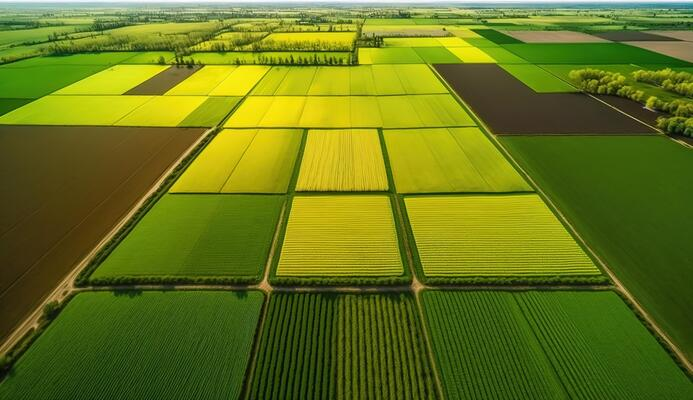
#> input picture parcel.jpeg, 693 x 400 px
$ python color_hist.py
#> lines starting #> are read from the running program, lines starting #| are printed output that depends on the picture
import numpy as np
import cv2
from matplotlib import pyplot as plt

image = cv2.imread("parcel.jpeg")
#> image is the input picture: shape (400, 693, 3); mean B, G, R 24.9, 117.3, 102.4

chans = cv2.split(image)
colors = ("b", "g", "r")
plt.figure()
plt.title("’Flattened’ Color Histogram")
plt.xlabel("Bins")
plt.ylabel("# of Pixels")

for (chan, color) in zip(chans, colors):
    hist = cv2.calcHist([chan], [0], None, [256], [0, 256])
    plt.plot(hist, color = color)
    plt.xlim([0, 256])
#> this loop made 3 passes
#> color on passes 1 to 3: 'b', 'g', 'r'

fig = plt.figure()

ax = fig.add_subplot(131)
hist = cv2.calcHist([chans[1], chans[0]], [0, 1], None, [32, 32], [0, 256, 0, 256])
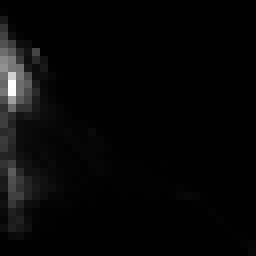
#> hist: shape (32, 32) float32 (shown 8 times larger); min 0, max 9854, mean 270.7; drawn with min black and max white
p = ax.imshow(hist, interpolation = "nearest")
ax.set_title("2D Color Histogram for G and B",     fontsize=5)
plt.colorbar(p)

ax = fig.add_subplot(132)
hist = cv2.calcHist([chans[1], chans[2]], [0, 1], None, [32, 32], [0, 256, 0, 256])
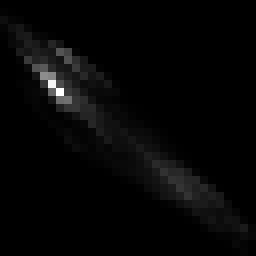
#> hist: shape (32, 32) float32 (shown 8 times larger); min 0, max 11133, mean 270.7; drawn with min black and max white
p = ax.imshow(hist, interpolation = "nearest")
ax.set_title("2D Color Histogram for G and R",     fontsize=5)
plt.colorbar(p)

ax = fig.add_subplot(133)
hist = cv2.calcHist([chans[0], chans[2]], [0, 1], None, [32, 32], [0, 256, 0, 256])
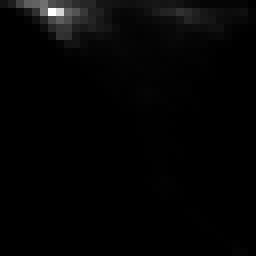
#> hist: shape (32, 32) float32 (shown 8 times larger); min 0, max 15638, mean 270.7; drawn with min black and max white
p = ax.imshow(hist, interpolation = "nearest")
ax.set_title("2D Color Histogram for B and R",     fontsize=5)
plt.colorbar(p)

print("2D histogram shape: {}, with {} values".format(hist.shape, hist.flatten().shape[0]))
#| 2D histogram shape: (32, 32), with 1024 values
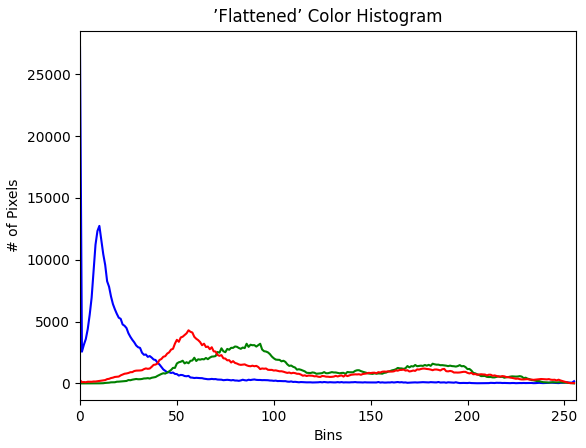
#> figure drawn by matplotlib, 1 panel; curve peaks at x = 0, y = 27175; curve peaks at x = 86, y = 3207; curve peaks at x = 56, y = 4296
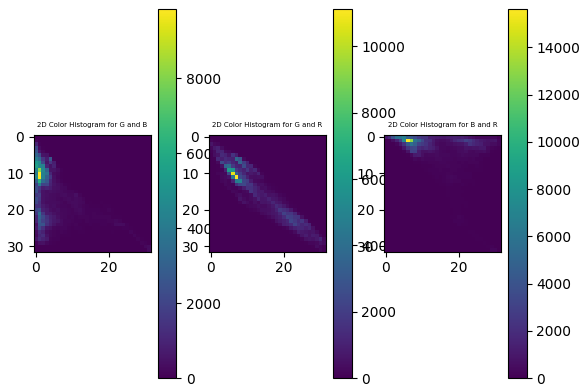
#> figure drawn by matplotlib, 6 panels
